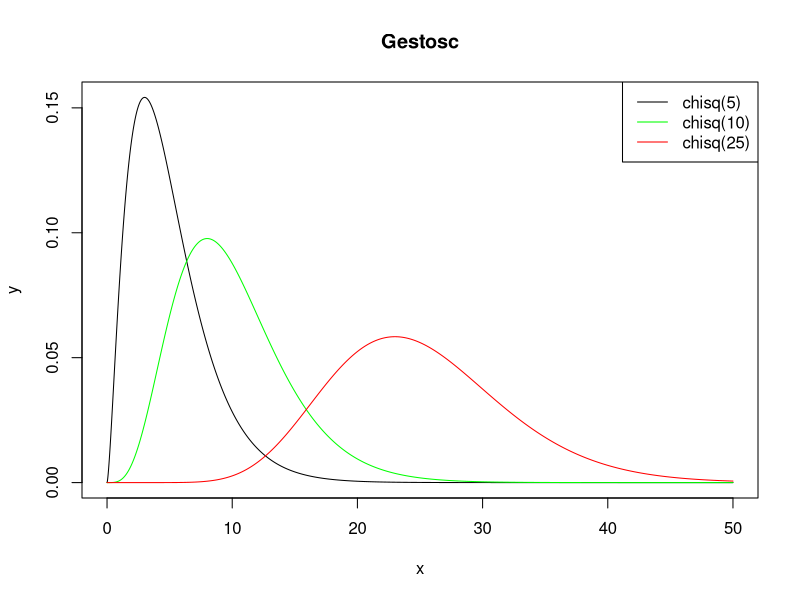
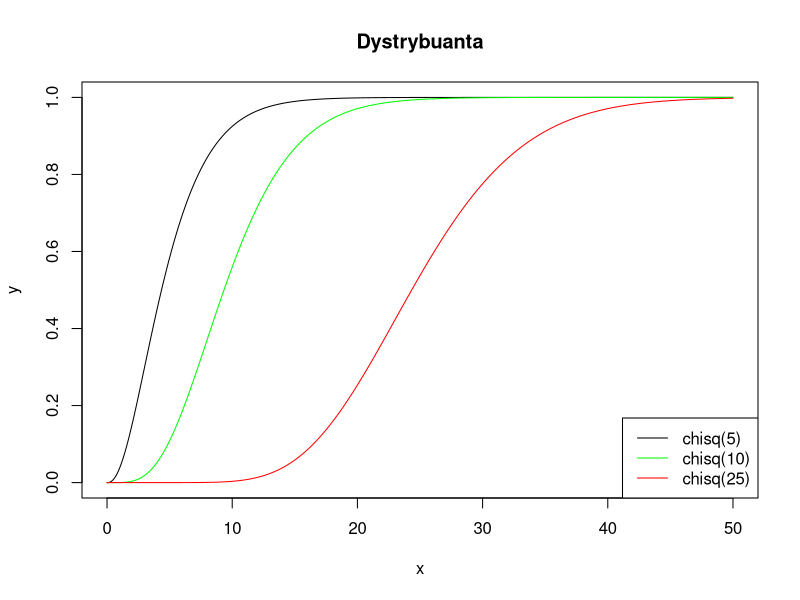

These charts were generated, in order, by the following R code: (Note: this script raises an error after producing the figures.)

x = seq(0,50,by = 0.01)
y1 = dchisq(x,5)
y2 = dchisq(x,10)
y3 = dchisq(x,25)

png("../LaTex/chi_gestosc.png")
plot(x, y1, xlab = "x", ylab = "y", type = "l", main = "Gestosc")
lines(x, y2, col = "green")
lines(x, y3, col = "red")
legend(x = "topright", legend = c("chisq(5)","chisq(10)","chisq(25)"), col = c("black","green","red"), lty = 1)
dev.off()

y1 = pchisq(x,5)
y2 = pchisq(x,10)
y3 = pchisq(x,25)

png("../LaTex/chi_dystrybuanta.png")
plot(x, y1, xlab = "x", ylab = "y", type = "l", main = "Dystrybuanta")
lines(x, y2, col = "green")
lines(x, y3, col = "red")
legend(x = "bottomright", legend = c("chisq(5)","chisq(10)","chisq(25)"), col = c("black","green","red"), lty = 1)
dev.off()

# $(X < 15)$, $(X > 25)$, $(20 < X < 30)$
p1 = pchisq(15, 25)
p2 = 1 - pchisq(25, 25)
p3 = pchisq(30, 25) - pchisq(20, 25)
cat("P(X < 15) = ", p1, "P(X > 25) = ", p2, "P(20 < X < 30) = ", p3, "\n", file = "../LaTex/zad2_34.txt")

q1 = qchisq(0.25, 25)
q2 = qchisq(0.5, 25)
q3 = qchisq(0.75, 25)
cat("q0.25 = ", q1, "q0.5 = ", q2, "q0.75 = ", q3, file = "../LaTex/zad2_34.txt", append = TRUE)